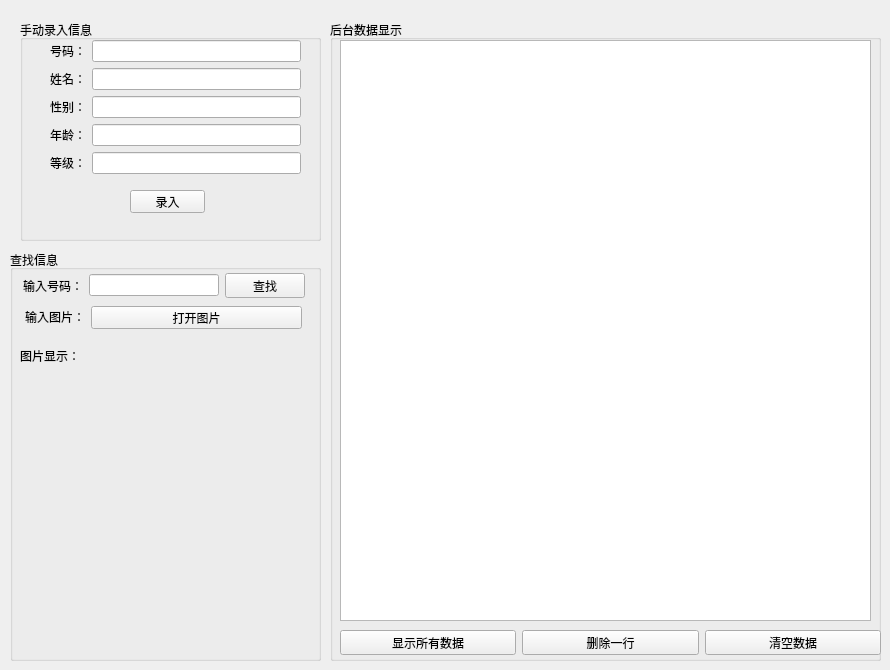
<?xml version="1.0" encoding="UTF-8"?>
<ui version="4.0">
 <class>Form</class>
 <widget class="QWidget" name="Form">
  <property name="geometry">
   <rect>
    <x>0</x>
    <y>0</y>
    <width>890</width>
    <height>670</height>
   </rect>
  </property>
  <property name="windowTitle">
   <string>Form</string>
  </property>
  <widget class="QGroupBox" name="groupBox">
   <property name="geometry">
    <rect>
     <x>20</x>
     <y>20</y>
     <width>301</width>
     <height>221</height>
    </rect>
   </property>
   <property name="title">
    <string>手动录入信息</string>
   </property>
   <widget class="QPushButton" name="pushButton_3">
    <property name="geometry">
     <rect>
      <x>110</x>
      <y>170</y>
      <width>75</width>
      <height>23</height>
     </rect>
    </property>
    <property name="text">
     <string>录入</string>
    </property>
   </widget>
   <widget class="QWidget" name="layoutWidget">
    <property name="geometry">
     <rect>
      <x>30</x>
      <y>20</y>
      <width>251</width>
      <height>136</height>
     </rect>
    </property>
    <layout class="QVBoxLayout" name="verticalLayout">
     <item>
      <layout class="QHBoxLayout" name="horizontalLayout">
       <item>
        <widget class="QLabel" name="label_5">
         <property name="text">
          <string>号码：</string>
         </property>
        </widget>
       </item>
       <item>
        <widget class="QLineEdit" name="lineEdit_3"/>
       </item>
      </layout>
     </item>
     <item>
      <layout class="QHBoxLayout" name="horizontalLayout_2">
       <item>
        <widget class="QLabel" name="label_4">
         <property name="text">
          <string>姓名：</string>
         </property>
        </widget>
       </item>
       <item>
        <widget class="QLineEdit" name="lineEdit_4"/>
       </item>
      </layout>
     </item>
     <item>
      <layout class="QHBoxLayout" name="horizontalLayout_3">
       <item>
        <widget class="QLabel" name="label_3">
         <property name="text">
          <string>性别：</string>
         </property>
        </widget>
       </item>
       <item>
        <widget class="QLineEdit" name="lineEdit_5"/>
       </item>
      </layout>
     </item>
     <item>
      <layout class="QHBoxLayout" name="horizontalLayout_4">
       <item>
        <widget class="QLabel" name="label_6">
         <property name="text">
          <string>年龄：</string>
         </property>
        </widget>
       </item>
       <item>
        <widget class="QLineEdit" name="lineEdit_6"/>
       </item>
      </layout>
     </item>
     <item>
      <layout class="QHBoxLayout" name="horizontalLayout_5">
       <item>
        <widget class="QLabel" name="label_7">
         <property name="text">
          <string>等级：</string>
         </property>
        </widget>
       </item>
       <item>
        <widget class="QLineEdit" name="lineEdit_7"/>
       </item>
      </layout>
     </item>
    </layout>
   </widget>
  </widget>
  <widget class="QGroupBox" name="groupBox_3">
   <property name="geometry">
    <rect>
     <x>330</x>
     <y>20</y>
     <width>551</width>
     <height>641</height>
    </rect>
   </property>
   <property name="title">
    <string>后台数据显示</string>
   </property>
   <widget class="QWidget" name="layoutWidget">
    <property name="geometry">
     <rect>
      <x>10</x>
      <y>610</y>
      <width>541</width>
      <height>25</height>
     </rect>
    </property>
    <layout class="QHBoxLayout" name="horizontalLayout_8">
     <item>
      <widget class="QPushButton" name="pushButton_4">
       <property name="text">
        <string>显示所有数据</string>
       </property>
      </widget>
     </item>
     <item>
      <widget class="QPushButton" name="pushButton_6">
       <property name="text">
        <string>删除一行</string>
       </property>
      </widget>
     </item>
     <item>
      <widget class="QPushButton" name="pushButton_7">
       <property name="text">
        <string>清空数据</string>
       </property>
      </widget>
     </item>
    </layout>
   </widget>
   <widget class="QTableView" name="tableView">
    <property name="geometry">
     <rect>
      <x>10</x>
      <y>20</y>
      <width>531</width>
      <height>581</height>
     </rect>
    </property>
   </widget>
  </widget>
  <widget class="QGroupBox" name="groupBox_2">
   <property name="geometry">
    <rect>
     <x>10</x>
     <y>250</y>
     <width>311</width>
     <height>411</height>
    </rect>
   </property>
   <property name="title">
    <string>查找信息</string>
   </property>
   <widget class="QLabel" name="label_8">
    <property name="geometry">
     <rect>
      <x>0</x>
      <y>120</y>
      <width>311</width>
      <height>271</height>
     </rect>
    </property>
    <property name="text">
     <string/>
    </property>
   </widget>
   <widget class="QLabel" name="label_9">
    <property name="geometry">
     <rect>
      <x>10</x>
      <y>100</y>
      <width>284</width>
      <height>12</height>
     </rect>
    </property>
    <property name="text">
     <string>图片显示：</string>
    </property>
   </widget>
   <widget class="QWidget" name="">
    <property name="geometry">
     <rect>
      <x>13</x>
      <y>23</y>
      <width>282</width>
      <height>25</height>
     </rect>
    </property>
    <layout class="QHBoxLayout" name="horizontalLayout_7">
     <item>
      <widget class="QLabel" name="label">
       <property name="text">
        <string>输入号码：</string>
       </property>
      </widget>
     </item>
     <item>
      <widget class="QLineEdit" name="lineEdit"/>
     </item>
     <item>
      <widget class="QPushButton" name="pushButton">
       <property name="text">
        <string>查找</string>
       </property>
      </widget>
     </item>
    </layout>
   </widget>
   <widget class="QLabel" name="label_2">
    <property name="geometry">
     <rect>
      <x>15</x>
      <y>56</y>
      <width>60</width>
      <height>21</height>
     </rect>
    </property>
    <property name="text">
     <string>输入图片：</string>
    </property>
   </widget>
   <widget class="QPushButton" name="pushButton_2">
    <property name="geometry">
     <rect>
      <x>81</x>
      <y>56</y>
      <width>211</width>
      <height>23</height>
     </rect>
    </property>
    <property name="text">
     <string>打开图片</string>
    </property>
   </widget>
  </widget>
 </widget>
 <resources/>
 <connections/>
</ui>
